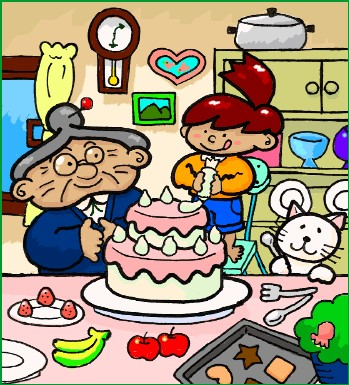
#> input picture openCV/11.jpg, 349 x 385 px, given in place of the camera
$ python yellow.py
#> lines starting #> are read from the running program, lines starting #| are printed output that depends on the picture; after the words box and inside, x2 and y2 are one past the last pixel; in counts of white or black regions, pixels touching at a corner belong together
import cv2
import numpy as np

#Capturing Video through webcam.

cap = cv2.VideoCapture(-1)

while(1):
        _, img = cap.read()
#> img is the input picture: shape (385, 349, 3); mean B, G, R 127.2, 151, 160.6

        #converting frame(img) from BGR (Blue-Green-Red) to HSV (hue-saturation-value)

        hsv = cv2.cvtColor(img, cv2.COLOR_BGR2HSV)
#> hsv: shape (385, 349, 3); mean H, S, V 44.9, 112.6, 179.4

        #defining the range of Yellow color
        yellow_lower = np.array([161, 155, 84],np.uint8)
        yellow_upper = np.array([179, 255, 255],np.uint8)

        #finding the range yellow colour in the image
        yellow = cv2.inRange(hsv, yellow_lower, yellow_upper)
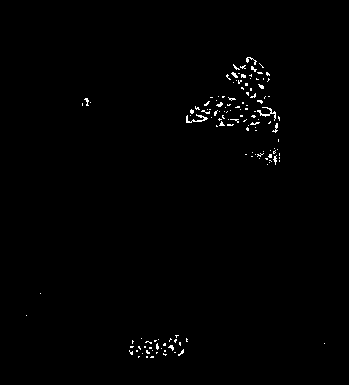
#> yellow: shape (385, 349); 0.76% white in thin lines or dots, all inside (x1, y1, x2, y2) = (26, 57, 325, 358)

        #Morphological transformation, Dilation
        kernal = np.ones((5 ,5), "uint8")

        blue=cv2.dilate(yellow, kernal)
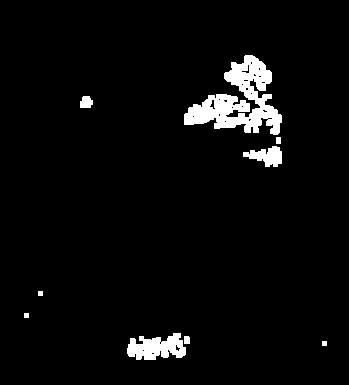
#> blue: shape (385, 349); 4% white; 9 white regions

        res=cv2.bitwise_and(img, img, mask = yellow)

        #Tracking Colour (Yellow)
        (contours,hierarchy)=cv2.findContours(yellow,cv2.RETR_TREE,cv2.CHAIN_APPROX_SIMPLE)
#> contours = 136 contours, 134 with area under 20; largest, box (x1, y1, x2, y2) and area: (186, 114, 208, 123) 34, (257, 107, 276, 121) 30

        for pic, contour in enumerate(contours):
                area = cv2.contourArea(contour)
                if(area>300):

                        x,y,w,h = cv2.boundingRect(contour)
                        img = cv2.rectangle(img,(x,y),(x+w,y+h),(255,0,0),3)
#> this loop made 136 passes
#> (contour, area) on passes 1, 2, 3, 5, 6, 7, 8, 9, 11, 14, 15, 16: ([[151, 356], [150, 357], [153, 357], [153, 356]], 2.5), ([[146, 356], [146, 357], [147, 357], [147, 356]], 1), ([[138, 356], [138, 357], [139, 356]], 0.5), ([[142, 353]], 0), ([[174, 352], [175, 352]], 0), ([[156, 352], [156, 353], [157, 352]], 0.5), ([[164, 350], [164, 351], [165, 351], [165, 350]], 1), ([[152, 350]], 0), ([[136, 350], [136, 351], [137, 351], [137, 350]], 1), ([[161, 348]], 0), ([[149, 347], [149, 348], [151, 348], [151, 347]], 2), ([[144, 346], [144, 347], [145, 347], [145, 346]], 1)
#> area on passes 4, 10, 12, 13, 17, 19: 1.5, 5, 4, 8.5, 2.5, 11

        cv2.imshow("Color Tracking",img)
        # img = cv2.flip(img,1)
        # cv2.imshow("Yellow",res)

        if cv2.waitKey(10) & 0xFF == 27:
#> (key Esc is pressed here)
                cap.release()
                cv2.destroyAllWindows()
                break
